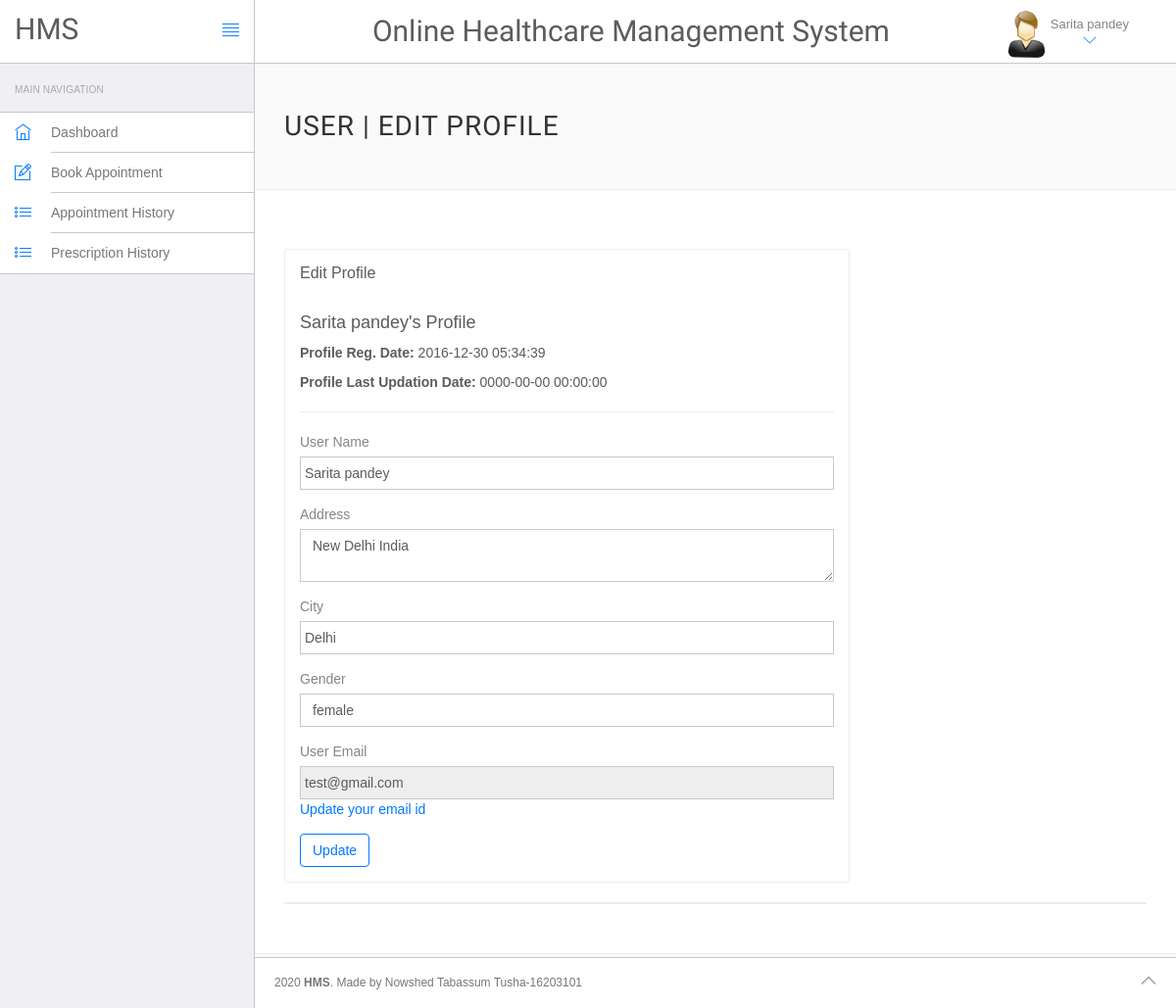
The page /hms/edit-profile.php (signed in) on the database as committed earlier.
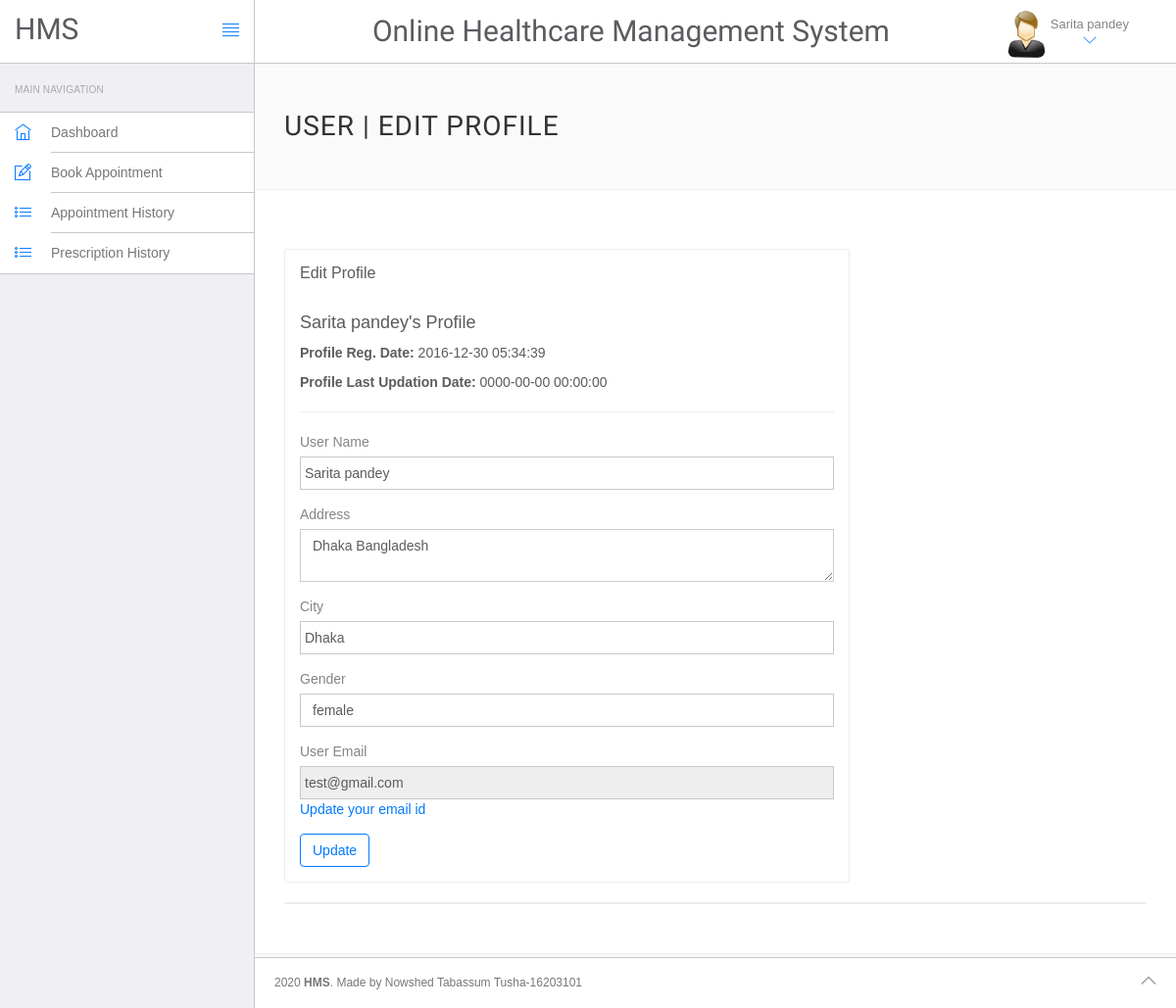
The same page on the database as committed later.
### tables this page shows
CREATE TABLE `users` (
  `id` int(11) NOT NULL,
  `fullName` varchar(255) DEFAULT NULL,
  `address` longtext DEFAULT NULL,
  `city` varchar(255) DEFAULT NULL,
  `gender` varchar(255) DEFAULT NULL,
  `email` varchar(255) DEFAULT NULL,
  `password` varchar(255) DEFAULT NULL,
  `regDate` timestamp NULL DEFAULT current_timestamp(),
  `updationDate` timestamp NULL DEFAULT NULL ON UPDATE current_timestamp()
);

### hms/edit-profile.php (the view, shortened to what the changed rows need)
<?php
include('include/config.php');
?>
<!DOCTYPE html>
<html lang="en">
	<head>
		<link rel="stylesheet" href="vendor/bootstrap/css/bootstrap.min.css">
		<link rel="stylesheet" href="vendor/fontawesome/css/font-awesome.min.css">
		<link rel="stylesheet" href="vendor/themify-icons/themify-icons.min.css">
		<link href="vendor/animate.css/animate.min.css" rel="stylesheet" media="screen">
		<link href="vendor/perfect-scrollbar/perfect-scrollbar.min.css" rel="stylesheet" media="screen">
		<link href="vendor/switchery/switchery.min.css" rel="stylesheet" media="screen">
		<link href="vendor/bootstrap-touchspin/jquery.bootstrap-touchspin.min.css" rel="stylesheet" media="screen">
		<link href="vendor/select2/select2.min.css" rel="stylesheet" media="screen">
		<link href="vendor/bootstrap-datepicker/bootstrap-datepicker3.standalone.min.css" rel="stylesheet" media="screen">
		<link href="vendor/bootstrap-timepicker/bootstrap-timepicker.min.css" rel="stylesheet" media="screen">
		<link rel="stylesheet" href="assets/css/styles.css">
		<link rel="stylesheet" href="assets/css/plugins.css">
		<link rel="stylesheet" href="assets/css/themes/theme-1.css" id="skin_color" />
	</head>
	<body>
		<div id="app">
			<div class="app-content">
						<?php include('include/header.php');?>
				<div class="main-content" >
					<div class="wrap-content container" id="container">
						<section id="page-title">
							<div class="row">
								<div class="col-sm-8">
									<h1 class="mainTitle">User | Edit Profile</h1>
																	</div>
							</div>
						</section>
						<div class="container-fluid container-fullw bg-white">
							<div class="row">
								<div class="col-md-12">
									<div class="row margin-top-30">
										<div class="col-lg-8 col-md-12">
											<div class="panel panel-white">
												<div class="panel-body">
									<?php
$sql=mysqli_query($con,"select * from users where id='".$_SESSION['id']."'");
while($data=mysqli_fetch_array($sql))
{
?>
<h4><?php echo htmlentities($data['fullName']);?>'s Profile</h4>
<p><b>Profile Reg. Date: </b><?php echo htmlentities($data['regDate']);?></p>
<?php if($data['updationDate']){?>
<p><b>Profile Last Updation Date: </b><?php echo htmlentities($data['updationDate']);?></p>
<?php } ?>
<hr />													<form role="form" name="edit" method="post">
<div class="form-group">
															<label for="fname">
																 User Name
															</label>
	<input type="text" name="fname" class="form-control" value="<?php echo htmlentities($data['fullName']);?>" >
														</div>
<div class="form-group">
															<label for="address">
																 Address
															</label>
					<textarea name="address" class="form-control"><?php echo htmlentities($data['address']);?></textarea>
														</div>
<div class="form-group">
															<label for="city">
																 City
															</label>
		<input type="text" name="city" class="form-control" required="required"  value="<?php echo htmlentities($data['city']);?>" >
														</div>
<div class="form-group">
									<label for="gender">
																Gender
															</label>
<select name="gender" class="form-control" required="required" >
<option value="<?php echo htmlentities($data['gender']);?>"><?php echo htmlentities($data['gender']);?></option>
</select>
														</div>
<div class="form-group">
									<label for="fess">
																 User Email
															</label>
					<input type="email" name="uemail" class="form-control"  readonly="readonly"  value="<?php echo htmlentities($data['email']);?>">
					<a href="change-emaild.php">Update your email id</a>
														</div>
														<button type="submit" name="submit" class="btn btn-o btn-primary">
															Update
														</button>
													</form>
													<?php } ?>
												</div>
											</div>
										</div>
											</div>
										</div>
									</div>
								</div>
					</div>
				</div>
			</div>
		</div>
	</body>
</html>

### hms/include/header.php (shortened to what the changed rows need)
<header class="navbar navbar-default navbar-static-top">
					<div class="navbar-header">
						<a class="navbar-brand" href="#">
							<h2 style="padding-top:20% ">HMS</h2>
						</a>
					</div>
					<div class="navbar-collapse collapse">
						<ul class="nav navbar-right">
							<li class="dropdown current-user">
								<a href class="dropdown-toggle" data-toggle="dropdown">
									<img src="assets/images/images.jpg"> <span class="username">
									<?php $query=mysqli_query($con,"select fullName from users where id='".$_SESSION['id']."'");
while($row=mysqli_fetch_array($query))
{
	echo $row['fullName'];
}
									?> <i class="ti-angle-down"></i></i></span>
								</a>
							</li>
						</ul>
						<div class="text-center p-3" style="margin-top:15px ;"><h2>Online Healthcare Management System</h2></div>
					</div>
				</header>

Rows that differ between the two databases and show on the page:
changed users "Sarita pandey": address "New Delhi India" → "Dhaka Bangladesh"; city "Delhi" → "Dhaka"
